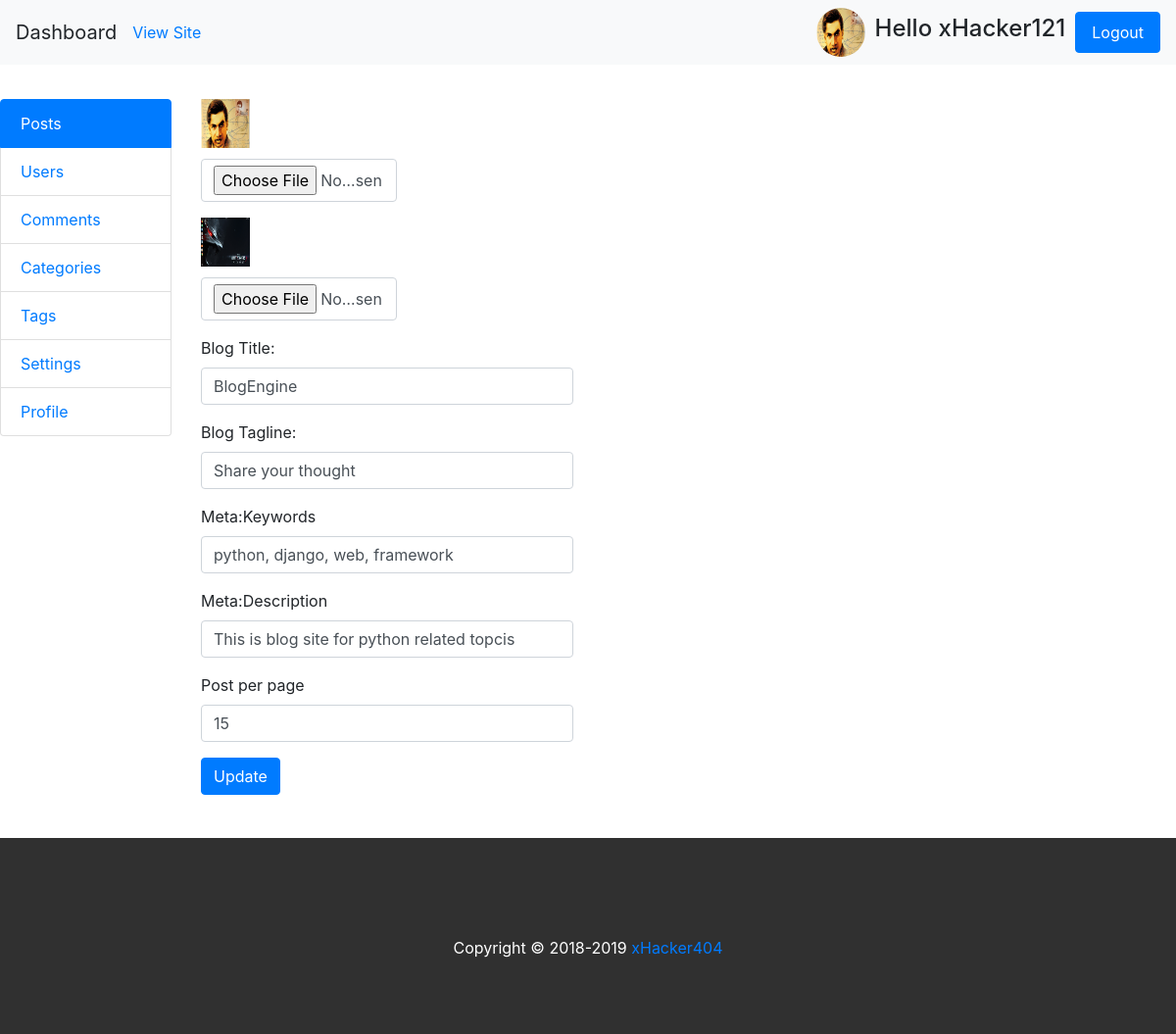
Screenshot of /backend/settings/ (signed in) with the database file from the repository.
### accounts/models.py (models this page shows, shortened)
class UserProfileInfo(models.Model):
    user = models.OneToOneField(User,on_delete=models.CASCADE)
    portfolio = models.URLField(blank=True)
    profile_pic = models.ImageField(upload_to='profile_pics', blank=True)

### backend/models.py (models this page shows)
class BlogSettings(models.Model):
    site_icon = models.ImageField(upload_to='icons')
    site_logo = models.ImageField(upload_to='logos')
    site_title = models.CharField(max_length=200)
    tagline = models.CharField(max_length=200)
    keywords = models.CharField(max_length=200)
    description = models.CharField(max_length=200)
    post_per_page = models.IntegerField(default=5)

### backend/views.py (the view)
# urls.py: path('settings/', views.settings, name='settings'),
@user_passes_test(is_moderator)
def settings(request):
    settings = BlogSettings.objects.get(id=1)
    my_dict = {'settings':settings}
    return render(request, 'backend/settings.html', context=my_dict)

### backend/views.py (called while the page is built)
def is_moderator(user):
    return user.is_staff

### blog/context_processors.py (called while the page is built)
def post_widget(request):
    all_posts = Post.objects.filter(status='published').order_by('published_date')
    years = []
    tags = Tag.objects.all()
    categories = Category.objects.all()
    for post in all_posts :
        year = post.published_date.year
        if year not in years:
            years.append(year)
    return {
    'all_posts':all_posts,
    'years':years,
    'tags':tags,
    'categories':categories
    }

def site_settings(request):
    settings = BlogSettings.objects.get(id=1)
    site_icon = settings.site_icon
    site_logo = settings.site_logo
    site_title = settings.site_title
    tagline = settings.tagline
    keywords = settings.keywords
    description = settings.description
    post_per_page = settings.post_per_page
    return {
    'site_icon':site_icon,
    'site_logo':site_logo,
    'site_title':site_title,
    'tagline':tagline,
    'keywords':keywords,
    'description':description,
     'post_per_page':post_per_page
    }

def user_profile_info(request):
    profile_pic = ""
    if request.method == 'GET':
        if(request.user.is_authenticated):
            current_user = request.user
            logged_in_user = UserProfileInfo.objects.get(user=current_user)
            profile_pic = logged_in_user.profile_pic
    return{
    'profile_pic':profile_pic
    }

### templates/backend/settings.html (shortened to what this page needs)
<!DOCTYPE html>
{% extends 'backend/base.html'%}
{% block content %}
<div class="col-md-4">
		<div class="post">
			<form method="post" action="{% url 'backend:update_settings'%}" enctype="multipart/form-data">
						<div class="form-group">
								<img src="/media/{{settings.site_icon}}" alt="Icon" id="icon" width="50px;" height="50px;" >
								<input type="file" name="icon" id="icon" value="/media/{{settings.site_icon}}" accept="image/*" onchange="readURL(this);" class="form-control" style="width:200px; margin-top:11px;">
						</div>
						<div class="form-group">
								<img src="/media/{{settings.site_logo}}" alt="Logo" id="logo" width="50px;" height="50px;" >
								<input  type="file" name="logo" id="logo"  value="/media/{{settings.site_logo}}" accept="image/*" onchange="readURL(this);" class="form-control" style="width:200px; margin-top:11px;">
						</div>
				<div class="form-group">
						<label for="name">Blog Title:</label>
						<input type="text" class="form-control" name="title" id="title" value="{{settings.site_title}}">
				</div>
				<div class="form-group">
						<label for="name">Blog Tagline:</label>
						<input type="text" class="form-control" name="tagline" id="tagline" value="{{settings.tagline}}">
				</div>
				<div class="form-group">
						<label for="name">Meta:Keywords</label>
						<input type="text" class="form-control" name="keywords" id="Keywords" value="{{settings.keywords}}">
				</div>
				<div class="form-group">
						<label for="name">Meta:Description</label>
						<input type="text" class="form-control" name="description" id="description" value="{{settings.description}}">
				</div>
				<div class="form-group">
						<label for="name">Post per page</label>
						<input type="number" class="form-control" name="post_per_page" id="post_per_page" value="{{settings.post_per_page}}">
				</div>
					<input type="submit" value="Update" class="btn btn-primary">
			</form>
		</div>
</div>
<div class="col-md-6">
</div>
</div>
{% endblock %}

### templates/backend/base.html (shortened to what this page needs)
<!DOCTYPE html>
{% load staticfiles %}
<html lang="us">
<head>
	<link href="{% static "css/bootstrap.min.css" %}"rel="stylesheet" type="text/css">
	<link href="{% static "css/jquery-ui.css" %}" rel="stylesheet">
	<link type="text/css" rel="stylesheet" href="https://cdn.jsdelivr.net/jquery.jssocials/1.4.0/jssocials.css" />
	<link type="text/css" rel="stylesheet" href="https://cdn.jsdelivr.net/jquery.jssocials/1.4.0/jssocials-theme-classic.css"/>
	<link rel="stylesheet" href="https://cdnjs.cloudflare.com/ajax/libs/font-awesome/4.7.0/css/font-awesome.min.css">
	  <link href="https://cdnjs.cloudflare.com/ajax/libs/summernote/0.8.11/summernote-bs4.css" rel="stylesheet">
	<link href="{% static "css/style.css" %}" rel="stylesheet" type="text/css">
</head>
<body>
    <div class="fluid-container">
    <div class="row">
        <div class="col-md-12">
            <nav class="navbar navbar-expand-lg navbar-light bg-light fixed-top">
              <a class="navbar-brand">Dashboard</a>
							<a target="_blank" href="{% url 'index' %}">View Site</a>
              <div class="collapse navbar-collapse" id="navbarSupportedContent">
                <form class="form-inline my-2 my-lg-0">
                  <img src="/media/{{profile_pic}}" width="50px;" height="50px;" class="profile-icon">
									<h2 style="font-size:24px; padding-left:10px; padding-right:10px"> Hello {{user.username }} </h2>
									<a class="nav-link btn btn-primary" href="{% url 'blog:logout' %}" >Logout</a>
                </form>
              </div>
         </nav>
        </div>
    </div>
        <div class="row" style="margin-top:100px ">
            <div class="col-md-2" id="left-sidebar">
                <div class="list-group">
                    {% if user.is_staff and user.is_superuser %}
										<a href="{% url 'backend:posts'%}" class="list-group-item active">Posts</a>
                    <a href="{% url 'backend:users'%}" class="list-group-item ">Users</a>
                    <a href="{% url 'backend:comments'%}" class="list-group-item ">Comments</a>
                    <a href="{% url 'backend:categories'%}" class="list-group-item ">Categories</a>
                    <a href="{% url 'backend:tags'%}" class="list-group-item ">Tags</a>
										<a href="{% url 'backend:settings'%}" class="list-group-item ">Settings</a>
                    <a href="{% url 'backend:profile'%}" class="list-group-item ">Profile</a>
										{% endif %}
                </div>
            </div>
      	{% block content %}
				{% endblock %}
        </div>
    <div class="row">
            <div class="col-md-12">
                <footer>
                    Copyright &copy; 2018-2019 <a href="#">xHacker404</a>
                </footer>
            </div>
    </div>
</body>
</html>

### static/css/style.css (style rules this page uses)
.post:first-child { margin-top:0px; }
.post { margin-top:40px; }
.profile-icon { border-radius:50%; }
footer { background:#303030; color:white; text-align: center; padding:100px; height:200px; margin-top:44px; }

### templates/backend/base.html (style rules this page uses)
a.btn { color:white; }

### rows the page displays
UserProfileInfo: profile_pic (picture)
BlogSettings: site_icon (picture), site_logo (picture), title "BlogEngine", tagline "Share your thought", keywords "python, django, web, framework", description "This is blog site for python related topcis", post_per_page "15"

### other values shown
{{ user.username }} "xHacker121"
